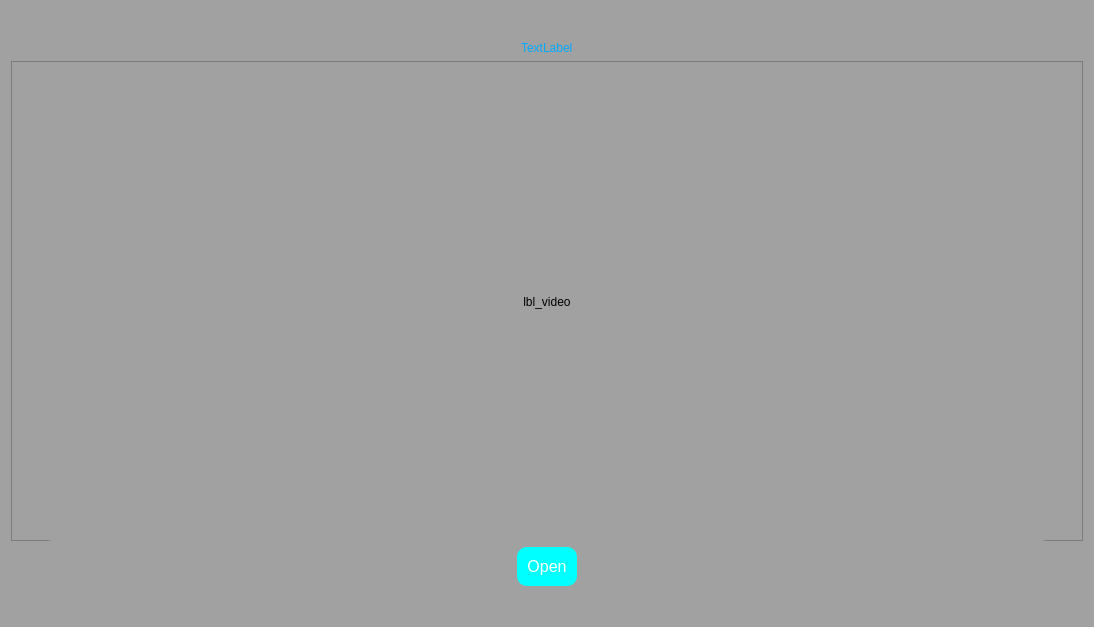
<?xml version="1.0" encoding="UTF-8"?>
<ui version="4.0">
 <class>QTMainWindow</class>
 <widget class="QMainWindow" name="QTMainWindow">
  <property name="geometry">
   <rect>
    <x>0</x>
    <y>0</y>
    <width>1094</width>
    <height>627</height>
   </rect>
  </property>
  <property name="sizePolicy">
   <sizepolicy hsizetype="Expanding" vsizetype="Expanding">
    <horstretch>0</horstretch>
    <verstretch>0</verstretch>
   </sizepolicy>
  </property>
  <property name="minimumSize">
   <size>
    <width>640</width>
    <height>480</height>
   </size>
  </property>
  <property name="windowTitle">
   <string notr="true">QrCodeScanner</string>
  </property>
  <property name="windowIcon">
   <iconset theme="QIcon::ThemeIcon::CameraVideo"/>
  </property>
  <property name="styleSheet">
   <string notr="true">background-color: rgb(161, 161, 161);</string>
  </property>
  <widget class="QWidget" name="centralWidget">
   <layout class="QVBoxLayout" name="verticalLayout">
    <item>
     <spacer name="verticalSpacer_2">
      <property name="orientation">
       <enum>Qt::Orientation::Vertical</enum>
      </property>
      <property name="sizeHint" stdset="0">
       <size>
        <width>20</width>
        <height>100</height>
       </size>
      </property>
     </spacer>
    </item>
    <item alignment="Qt::AlignmentFlag::AlignHCenter">
     <widget class="QLabel" name="txt_qrData">
      <property name="styleSheet">
       <string notr="true">color: rgb(0, 170, 255);</string>
      </property>
      <property name="text">
       <string>TextLabel</string>
      </property>
     </widget>
    </item>
    <item>
     <widget class="QFrame" name="frame">
      <property name="minimumSize">
       <size>
        <width>640</width>
        <height>480</height>
       </size>
      </property>
      <property name="baseSize">
       <size>
        <width>640</width>
        <height>480</height>
       </size>
      </property>
      <property name="styleSheet">
       <string notr="true">QFrame#videoContainer {
    border: 5px solid #3e3e3e;
    border-radius: 50px;
    background-color: black;
}

QLabel#lbl_video {
    border-radius: 50px; /* Matches the frame */
}</string>
      </property>
      <property name="frameShape">
       <enum>QFrame::Shape::StyledPanel</enum>
      </property>
      <property name="frameShadow">
       <enum>QFrame::Shadow::Raised</enum>
      </property>
      <layout class="QVBoxLayout" name="verticalLayout_2">
       <property name="spacing">
        <number>0</number>
       </property>
       <property name="leftMargin">
        <number>0</number>
       </property>
       <property name="topMargin">
        <number>0</number>
       </property>
       <property name="rightMargin">
        <number>0</number>
       </property>
       <property name="bottomMargin">
        <number>0</number>
       </property>
       <item>
        <widget class="QLabel" name="lbl_video">
         <property name="sizePolicy">
          <sizepolicy hsizetype="Expanding" vsizetype="Expanding">
           <horstretch>0</horstretch>
           <verstretch>0</verstretch>
          </sizepolicy>
         </property>
         <property name="minimumSize">
          <size>
           <width>640</width>
           <height>480</height>
          </size>
         </property>
         <property name="baseSize">
          <size>
           <width>640</width>
           <height>480</height>
          </size>
         </property>
         <property name="styleSheet">
          <string notr="true"/>
         </property>
         <property name="text">
          <string>lbl_video</string>
         </property>
         <property name="scaledContents">
          <bool>false</bool>
         </property>
         <property name="alignment">
          <set>Qt::AlignmentFlag::AlignCenter</set>
         </property>
         <property name="indent">
          <number>0</number>
         </property>
        </widget>
       </item>
      </layout>
     </widget>
    </item>
    <item alignment="Qt::AlignmentFlag::AlignHCenter">
     <widget class="QPushButton" name="btn_openUrl">
      <property name="sizePolicy">
       <sizepolicy hsizetype="Minimum" vsizetype="Fixed">
        <horstretch>80</horstretch>
        <verstretch>80</verstretch>
       </sizepolicy>
      </property>
      <property name="styleSheet">
       <string notr="true">QPushButton {
    background-color: #00ffff; /* A nice green */
    color: white;
    border-radius: 10px;
    padding: 10px;
    font-size: 16px;
}

QPushButton:hover {
    background-color: #27ae60; /* Slightly darker green when hovering */
}

QPushButton:pressed {
    background-color: #1e8449; /* Darkest green when clicked */
}</string>
      </property>
      <property name="text">
       <string>Open</string>
      </property>
     </widget>
    </item>
    <item>
     <spacer name="verticalSpacer">
      <property name="orientation">
       <enum>Qt::Orientation::Vertical</enum>
      </property>
      <property name="sizeHint" stdset="0">
       <size>
        <width>20</width>
        <height>100</height>
       </size>
      </property>
     </spacer>
    </item>
   </layout>
  </widget>
 </widget>
 <layoutdefault spacing="6" margin="11"/>
 <resources/>
 <connections/>
</ui>
